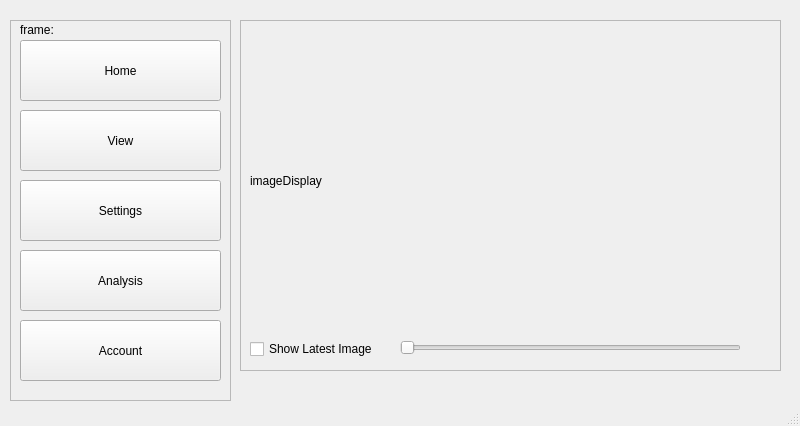
<?xml version="1.0" encoding="UTF-8"?>
<ui version="4.0">
 <class>MainWindow</class>
 <widget class="QMainWindow" name="MainWindow">
  <property name="geometry">
   <rect>
    <x>0</x>
    <y>0</y>
    <width>800</width>
    <height>426</height>
   </rect>
  </property>
  <property name="windowTitle">
   <string>MainWindow</string>
  </property>
  <widget class="QWidget" name="centralwidget">
   <widget class="QLabel" name="frameDisplayLabel">
    <property name="enabled">
     <bool>true</bool>
    </property>
    <property name="geometry">
     <rect>
      <x>20</x>
      <y>20</y>
      <width>91</width>
      <height>20</height>
     </rect>
    </property>
    <property name="text">
     <string>frame: </string>
    </property>
   </widget>
   <widget class="QSlider" name="prevFrameSlider">
    <property name="enabled">
     <bool>true</bool>
    </property>
    <property name="geometry">
     <rect>
      <x>400</x>
      <y>340</y>
      <width>341</width>
      <height>16</height>
     </rect>
    </property>
    <property name="orientation">
     <enum>Qt::Horizontal</enum>
    </property>
   </widget>
   <widget class="QLabel" name="currentImgDisplay">
    <property name="geometry">
     <rect>
      <x>250</x>
      <y>30</y>
      <width>531</width>
      <height>301</height>
     </rect>
    </property>
    <property name="palette">
     <palette>
      <active>
       <colorrole role="WindowText">
        <brush brushstyle="SolidPattern">
         <color alpha="255">
          <red>255</red>
          <green>255</green>
          <blue>255</blue>
         </color>
        </brush>
       </colorrole>
       <colorrole role="Button">
        <brush brushstyle="SolidPattern">
         <color alpha="255">
          <red>0</red>
          <green>0</green>
          <blue>0</blue>
         </color>
        </brush>
       </colorrole>
       <colorrole role="Light">
        <brush brushstyle="SolidPattern">
         <color alpha="255">
          <red>0</red>
          <green>0</green>
          <blue>0</blue>
         </color>
        </brush>
       </colorrole>
       <colorrole role="Midlight">
        <brush brushstyle="SolidPattern">
         <color alpha="255">
          <red>0</red>
          <green>0</green>
          <blue>0</blue>
         </color>
        </brush>
       </colorrole>
       <colorrole role="Dark">
        <brush brushstyle="SolidPattern">
         <color alpha="255">
          <red>0</red>
          <green>0</green>
          <blue>0</blue>
         </color>
        </brush>
       </colorrole>
       <colorrole role="Mid">
        <brush brushstyle="SolidPattern">
         <color alpha="255">
          <red>0</red>
          <green>0</green>
          <blue>0</blue>
         </color>
        </brush>
       </colorrole>
       <colorrole role="Text">
        <brush brushstyle="SolidPattern">
         <color alpha="255">
          <red>255</red>
          <green>255</green>
          <blue>255</blue>
         </color>
        </brush>
       </colorrole>
       <colorrole role="BrightText">
        <brush brushstyle="SolidPattern">
         <color alpha="255">
          <red>255</red>
          <green>255</green>
          <blue>255</blue>
         </color>
        </brush>
       </colorrole>
       <colorrole role="ButtonText">
        <brush brushstyle="SolidPattern">
         <color alpha="255">
          <red>255</red>
          <green>255</green>
          <blue>255</blue>
         </color>
        </brush>
       </colorrole>
       <colorrole role="Base">
        <brush brushstyle="SolidPattern">
         <color alpha="255">
          <red>0</red>
          <green>0</green>
          <blue>0</blue>
         </color>
        </brush>
       </colorrole>
       <colorrole role="Window">
        <brush brushstyle="SolidPattern">
         <color alpha="255">
          <red>0</red>
          <green>0</green>
          <blue>0</blue>
         </color>
        </brush>
       </colorrole>
       <colorrole role="Shadow">
        <brush brushstyle="SolidPattern">
         <color alpha="255">
          <red>0</red>
          <green>0</green>
          <blue>0</blue>
         </color>
        </brush>
       </colorrole>
       <colorrole role="AlternateBase">
        <brush brushstyle="SolidPattern">
         <color alpha="255">
          <red>0</red>
          <green>0</green>
          <blue>0</blue>
         </color>
        </brush>
       </colorrole>
       <colorrole role="ToolTipBase">
        <brush brushstyle="SolidPattern">
         <color alpha="255">
          <red>255</red>
          <green>255</green>
          <blue>220</blue>
         </color>
        </brush>
       </colorrole>
       <colorrole role="ToolTipText">
        <brush brushstyle="SolidPattern">
         <color alpha="255">
          <red>0</red>
          <green>0</green>
          <blue>0</blue>
         </color>
        </brush>
       </colorrole>
      </active>
      <inactive>
       <colorrole role="WindowText">
        <brush brushstyle="SolidPattern">
         <color alpha="255">
          <red>0</red>
          <green>0</green>
          <blue>0</blue>
         </color>
        </brush>
       </colorrole>
       <colorrole role="Button">
        <brush brushstyle="SolidPattern">
         <color alpha="255">
          <red>240</red>
          <green>240</green>
          <blue>240</blue>
         </color>
        </brush>
       </colorrole>
       <colorrole role="Light">
        <brush brushstyle="SolidPattern">
         <color alpha="255">
          <red>255</red>
          <green>255</green>
          <blue>255</blue>
         </color>
        </brush>
       </colorrole>
       <colorrole role="Midlight">
        <brush brushstyle="SolidPattern">
         <color alpha="255">
          <red>227</red>
          <green>227</green>
          <blue>227</blue>
         </color>
        </brush>
       </colorrole>
       <colorrole role="Dark">
        <brush brushstyle="SolidPattern">
         <color alpha="255">
          <red>160</red>
          <green>160</green>
          <blue>160</blue>
         </color>
        </brush>
       </colorrole>
       <colorrole role="Mid">
        <brush brushstyle="SolidPattern">
         <color alpha="255">
          <red>160</red>
          <green>160</green>
          <blue>160</blue>
         </color>
        </brush>
       </colorrole>
       <colorrole role="Text">
        <brush brushstyle="SolidPattern">
         <color alpha="255">
          <red>0</red>
          <green>0</green>
          <blue>0</blue>
         </color>
        </brush>
       </colorrole>
       <colorrole role="BrightText">
        <brush brushstyle="SolidPattern">
         <color alpha="255">
          <red>255</red>
          <green>255</green>
          <blue>255</blue>
         </color>
        </brush>
       </colorrole>
       <colorrole role="ButtonText">
        <brush brushstyle="SolidPattern">
         <color alpha="255">
          <red>0</red>
          <green>0</green>
          <blue>0</blue>
         </color>
        </brush>
       </colorrole>
       <colorrole role="Base">
        <brush brushstyle="SolidPattern">
         <color alpha="255">
          <red>255</red>
          <green>255</green>
          <blue>255</blue>
         </color>
        </brush>
       </colorrole>
       <colorrole role="Window">
        <brush brushstyle="SolidPattern">
         <color alpha="255">
          <red>240</red>
          <green>240</green>
          <blue>240</blue>
         </color>
        </brush>
       </colorrole>
       <colorrole role="Shadow">
        <brush brushstyle="SolidPattern">
         <color alpha="255">
          <red>105</red>
          <green>105</green>
          <blue>105</blue>
         </color>
        </brush>
       </colorrole>
       <colorrole role="AlternateBase">
        <brush brushstyle="SolidPattern">
         <color alpha="255">
          <red>233</red>
          <green>231</green>
          <blue>227</blue>
         </color>
        </brush>
       </colorrole>
       <colorrole role="ToolTipBase">
        <brush brushstyle="SolidPattern">
         <color alpha="255">
          <red>255</red>
          <green>255</green>
          <blue>220</blue>
         </color>
        </brush>
       </colorrole>
       <colorrole role="ToolTipText">
        <brush brushstyle="SolidPattern">
         <color alpha="255">
          <red>0</red>
          <green>0</green>
          <blue>0</blue>
         </color>
        </brush>
       </colorrole>
      </inactive>
      <disabled>
       <colorrole role="WindowText">
        <brush brushstyle="SolidPattern">
         <color alpha="255">
          <red>0</red>
          <green>0</green>
          <blue>0</blue>
         </color>
        </brush>
       </colorrole>
       <colorrole role="Button">
        <brush brushstyle="SolidPattern">
         <color alpha="255">
          <red>0</red>
          <green>0</green>
          <blue>0</blue>
         </color>
        </brush>
       </colorrole>
       <colorrole role="Light">
        <brush brushstyle="SolidPattern">
         <color alpha="255">
          <red>0</red>
          <green>0</green>
          <blue>0</blue>
         </color>
        </brush>
       </colorrole>
       <colorrole role="Midlight">
        <brush brushstyle="SolidPattern">
         <color alpha="255">
          <red>0</red>
          <green>0</green>
          <blue>0</blue>
         </color>
        </brush>
       </colorrole>
       <colorrole role="Dark">
        <brush brushstyle="SolidPattern">
         <color alpha="255">
          <red>0</red>
          <green>0</green>
          <blue>0</blue>
         </color>
        </brush>
       </colorrole>
       <colorrole role="Mid">
        <brush brushstyle="SolidPattern">
         <color alpha="255">
          <red>0</red>
          <green>0</green>
          <blue>0</blue>
         </color>
        </brush>
       </colorrole>
       <colorrole role="Text">
        <brush brushstyle="SolidPattern">
         <color alpha="255">
          <red>0</red>
          <green>0</green>
          <blue>0</blue>
         </color>
        </brush>
       </colorrole>
       <colorrole role="BrightText">
        <brush brushstyle="SolidPattern">
         <color alpha="255">
          <red>255</red>
          <green>255</green>
          <blue>255</blue>
         </color>
        </brush>
       </colorrole>
       <colorrole role="ButtonText">
        <brush brushstyle="SolidPattern">
         <color alpha="255">
          <red>0</red>
          <green>0</green>
          <blue>0</blue>
         </color>
        </brush>
       </colorrole>
       <colorrole role="Base">
        <brush brushstyle="SolidPattern">
         <color alpha="255">
          <red>0</red>
          <green>0</green>
          <blue>0</blue>
         </color>
        </brush>
       </colorrole>
       <colorrole role="Window">
        <brush brushstyle="SolidPattern">
         <color alpha="255">
          <red>0</red>
          <green>0</green>
          <blue>0</blue>
         </color>
        </brush>
       </colorrole>
       <colorrole role="Shadow">
        <brush brushstyle="SolidPattern">
         <color alpha="255">
          <red>0</red>
          <green>0</green>
          <blue>0</blue>
         </color>
        </brush>
       </colorrole>
       <colorrole role="AlternateBase">
        <brush brushstyle="SolidPattern">
         <color alpha="255">
          <red>247</red>
          <green>247</green>
          <blue>247</blue>
         </color>
        </brush>
       </colorrole>
       <colorrole role="ToolTipBase">
        <brush brushstyle="SolidPattern">
         <color alpha="255">
          <red>255</red>
          <green>255</green>
          <blue>220</blue>
         </color>
        </brush>
       </colorrole>
       <colorrole role="ToolTipText">
        <brush brushstyle="SolidPattern">
         <color alpha="255">
          <red>0</red>
          <green>0</green>
          <blue>0</blue>
         </color>
        </brush>
       </colorrole>
      </disabled>
     </palette>
    </property>
    <property name="text">
     <string>imageDisplay</string>
    </property>
   </widget>
   <widget class="QCheckBox" name="checkBox">
    <property name="geometry">
     <rect>
      <x>250</x>
      <y>340</y>
      <width>141</width>
      <height>18</height>
     </rect>
    </property>
    <property name="text">
     <string>Show Latest Image</string>
    </property>
   </widget>
   <widget class="QFrame" name="frame1">
    <property name="geometry">
     <rect>
      <x>10</x>
      <y>20</y>
      <width>221</width>
      <height>381</height>
     </rect>
    </property>
    <property name="autoFillBackground">
     <bool>false</bool>
    </property>
    <property name="styleSheet">
     <string notr="true">color: qlineargradient(spread:pad, x1:0, y1:0, x2:1, y2:0, stop:0 rgba(0, 0, 0, 255), stop:1 rgba(255, 255, 255, 255));</string>
    </property>
    <property name="frameShape">
     <enum>QFrame::StyledPanel</enum>
    </property>
    <property name="frameShadow">
     <enum>QFrame::Raised</enum>
    </property>
    <widget class="QPushButton" name="pushButton0">
     <property name="geometry">
      <rect>
       <x>10</x>
       <y>20</y>
       <width>201</width>
       <height>61</height>
      </rect>
     </property>
     <property name="palette">
      <palette>
       <active>
        <colorrole role="WindowText">
         <brush brushstyle="SolidPattern">
          <color alpha="255">
           <red>0</red>
           <green>0</green>
           <blue>0</blue>
          </color>
         </brush>
        </colorrole>
        <colorrole role="Text">
         <brush brushstyle="SolidPattern">
          <color alpha="255">
           <red>0</red>
           <green>0</green>
           <blue>0</blue>
          </color>
         </brush>
        </colorrole>
        <colorrole role="ButtonText">
         <brush brushstyle="SolidPattern">
          <color alpha="255">
           <red>0</red>
           <green>0</green>
           <blue>0</blue>
          </color>
         </brush>
        </colorrole>
        <colorrole role="PlaceholderText">
         <brush brushstyle="SolidPattern">
          <color alpha="255">
           <red>0</red>
           <green>0</green>
           <blue>0</blue>
          </color>
         </brush>
        </colorrole>
       </active>
       <inactive>
        <colorrole role="WindowText">
         <brush brushstyle="SolidPattern">
          <color alpha="255">
           <red>0</red>
           <green>0</green>
           <blue>0</blue>
          </color>
         </brush>
        </colorrole>
        <colorrole role="Text">
         <brush brushstyle="SolidPattern">
          <color alpha="255">
           <red>0</red>
           <green>0</green>
           <blue>0</blue>
          </color>
         </brush>
        </colorrole>
        <colorrole role="ButtonText">
         <brush brushstyle="SolidPattern">
          <color alpha="255">
           <red>0</red>
           <green>0</green>
           <blue>0</blue>
          </color>
         </brush>
        </colorrole>
        <colorrole role="PlaceholderText">
         <brush brushstyle="SolidPattern">
          <color alpha="255">
           <red>0</red>
           <green>0</green>
           <blue>0</blue>
          </color>
         </brush>
        </colorrole>
       </inactive>
       <disabled>
        <colorrole role="WindowText">
         <brush brushstyle="SolidPattern">
          <color alpha="255">
           <red>0</red>
           <green>0</green>
           <blue>0</blue>
          </color>
         </brush>
        </colorrole>
        <colorrole role="Text">
         <brush brushstyle="SolidPattern">
          <color alpha="255">
           <red>0</red>
           <green>0</green>
           <blue>0</blue>
          </color>
         </brush>
        </colorrole>
        <colorrole role="ButtonText">
         <brush brushstyle="SolidPattern">
          <color alpha="255">
           <red>0</red>
           <green>0</green>
           <blue>0</blue>
          </color>
         </brush>
        </colorrole>
        <colorrole role="PlaceholderText">
         <brush brushstyle="SolidPattern">
          <color alpha="255">
           <red>0</red>
           <green>0</green>
           <blue>0</blue>
          </color>
         </brush>
        </colorrole>
       </disabled>
      </palette>
     </property>
     <property name="styleSheet">
      <string notr="true">color: rgb(0, 0, 0)</string>
     </property>
     <property name="text">
      <string>Home</string>
     </property>
    </widget>
    <widget class="QPushButton" name="pushButton1">
     <property name="geometry">
      <rect>
       <x>10</x>
       <y>90</y>
       <width>201</width>
       <height>61</height>
      </rect>
     </property>
     <property name="styleSheet">
      <string notr="true">color: rgb(0, 0, 0)</string>
     </property>
     <property name="text">
      <string>View</string>
     </property>
    </widget>
    <widget class="QPushButton" name="pushButton2">
     <property name="geometry">
      <rect>
       <x>10</x>
       <y>160</y>
       <width>201</width>
       <height>61</height>
      </rect>
     </property>
     <property name="styleSheet">
      <string notr="true">color: rgb(0, 0, 0)</string>
     </property>
     <property name="text">
      <string>Settings</string>
     </property>
    </widget>
    <widget class="QPushButton" name="pushButton3">
     <property name="geometry">
      <rect>
       <x>10</x>
       <y>230</y>
       <width>201</width>
       <height>61</height>
      </rect>
     </property>
     <property name="styleSheet">
      <string notr="true">color: rgb(0, 0, 0)</string>
     </property>
     <property name="text">
      <string>Analysis</string>
     </property>
    </widget>
    <widget class="QPushButton" name="pushButton4">
     <property name="geometry">
      <rect>
       <x>10</x>
       <y>300</y>
       <width>201</width>
       <height>61</height>
      </rect>
     </property>
     <property name="styleSheet">
      <string notr="true">color: rgb(0, 0, 0)</string>
     </property>
     <property name="text">
      <string>Account</string>
     </property>
    </widget>
   </widget>
   <widget class="QFrame" name="viewFrame">
    <property name="geometry">
     <rect>
      <x>240</x>
      <y>20</y>
      <width>541</width>
      <height>351</height>
     </rect>
    </property>
    <property name="frameShape">
     <enum>QFrame::StyledPanel</enum>
    </property>
    <property name="frameShadow">
     <enum>QFrame::Raised</enum>
    </property>
   </widget>
   <zorder>viewFrame</zorder>
   <zorder>currentImgDisplay</zorder>
   <zorder>frameDisplayLabel</zorder>
   <zorder>prevFrameSlider</zorder>
   <zorder>checkBox</zorder>
   <zorder>frame1</zorder>
  </widget>
  <widget class="QMenuBar" name="menubar">
   <property name="geometry">
    <rect>
     <x>0</x>
     <y>0</y>
     <width>800</width>
     <height>17</height>
    </rect>
   </property>
  </widget>
  <widget class="QStatusBar" name="statusbar"/>
 </widget>
 <resources/>
 <connections/>
</ui>
